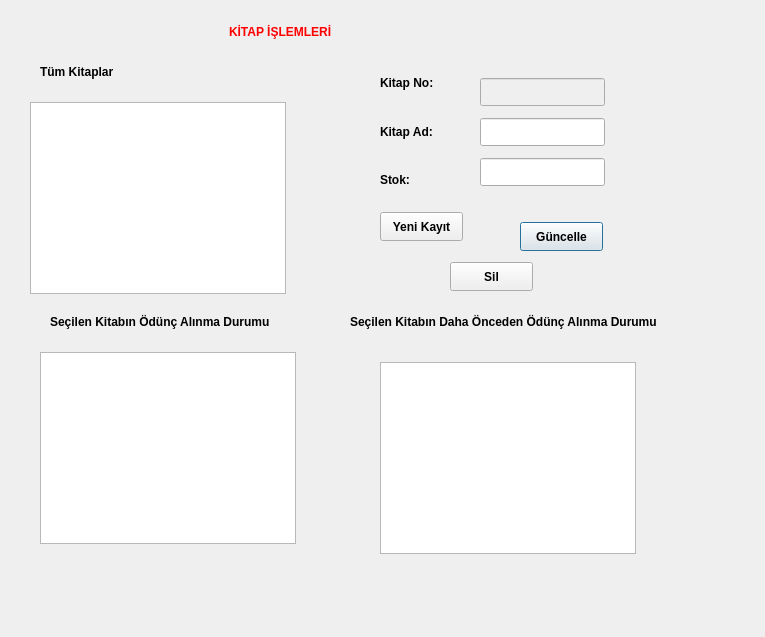
<?xml version="1.0" encoding="UTF-8"?>
<ui version="4.0">
 <class>Kitapislemleri</class>
 <widget class="QDialog" name="Kitapislemleri">
  <property name="geometry">
   <rect>
    <x>0</x>
    <y>0</y>
    <width>765</width>
    <height>637</height>
   </rect>
  </property>
  <property name="windowTitle">
   <string>Dialog</string>
  </property>
  <widget class="QLineEdit" name="lineEdit_kitapstok">
   <property name="geometry">
    <rect>
     <x>480</x>
     <y>158</y>
     <width>125</width>
     <height>28</height>
    </rect>
   </property>
  </widget>
  <widget class="QLabel" name="label">
   <property name="geometry">
    <rect>
     <x>229</x>
     <y>22</y>
     <width>151</width>
     <height>20</height>
    </rect>
   </property>
   <property name="palette">
    <palette>
     <active>
      <colorrole role="WindowText">
       <brush brushstyle="SolidPattern">
        <color alpha="255">
         <red>255</red>
         <green>0</green>
         <blue>0</blue>
        </color>
       </brush>
      </colorrole>
     </active>
     <inactive>
      <colorrole role="WindowText">
       <brush brushstyle="SolidPattern">
        <color alpha="255">
         <red>255</red>
         <green>0</green>
         <blue>0</blue>
        </color>
       </brush>
      </colorrole>
     </inactive>
     <disabled/>
    </palette>
   </property>
   <property name="font">
    <font>
     <bold>true</bold>
    </font>
   </property>
   <property name="text">
    <string>KİTAP İŞLEMLERİ</string>
   </property>
  </widget>
  <widget class="QLabel" name="label_6">
   <property name="geometry">
    <rect>
     <x>50</x>
     <y>312</y>
     <width>281</width>
     <height>20</height>
    </rect>
   </property>
   <property name="font">
    <font>
     <bold>true</bold>
    </font>
   </property>
   <property name="text">
    <string>Seçilen Kitabın Ödünç Alınma Durumu</string>
   </property>
  </widget>
  <widget class="QLineEdit" name="lineEdit_kitapno">
   <property name="enabled">
    <bool>false</bool>
   </property>
   <property name="geometry">
    <rect>
     <x>480</x>
     <y>78</y>
     <width>125</width>
     <height>28</height>
    </rect>
   </property>
  </widget>
  <widget class="QTableView" name="tableView_dahaoncedenoduncalmadurumu">
   <property name="geometry">
    <rect>
     <x>380</x>
     <y>362</y>
     <width>256</width>
     <height>192</height>
    </rect>
   </property>
  </widget>
  <widget class="QPushButton" name="btn_guncelle">
   <property name="geometry">
    <rect>
     <x>520</x>
     <y>222</y>
     <width>83</width>
     <height>29</height>
    </rect>
   </property>
   <property name="font">
    <font>
     <bold>true</bold>
    </font>
   </property>
   <property name="text">
    <string>Güncelle</string>
   </property>
  </widget>
  <widget class="QLineEdit" name="lineEdit_kitapad">
   <property name="geometry">
    <rect>
     <x>480</x>
     <y>118</y>
     <width>125</width>
     <height>28</height>
    </rect>
   </property>
  </widget>
  <widget class="QTableView" name="tableView_tumkitaplar">
   <property name="geometry">
    <rect>
     <x>30</x>
     <y>102</y>
     <width>256</width>
     <height>192</height>
    </rect>
   </property>
  </widget>
  <widget class="QPushButton" name="btn_sil">
   <property name="geometry">
    <rect>
     <x>450</x>
     <y>262</y>
     <width>83</width>
     <height>29</height>
    </rect>
   </property>
   <property name="font">
    <font>
     <bold>true</bold>
    </font>
   </property>
   <property name="text">
    <string>Sil</string>
   </property>
  </widget>
  <widget class="QLabel" name="label_2">
   <property name="geometry">
    <rect>
     <x>40</x>
     <y>62</y>
     <width>101</width>
     <height>20</height>
    </rect>
   </property>
   <property name="font">
    <font>
     <bold>true</bold>
    </font>
   </property>
   <property name="text">
    <string>Tüm Kitaplar</string>
   </property>
  </widget>
  <widget class="QLabel" name="label_4">
   <property name="geometry">
    <rect>
     <x>380</x>
     <y>122</y>
     <width>81</width>
     <height>20</height>
    </rect>
   </property>
   <property name="font">
    <font>
     <bold>true</bold>
    </font>
   </property>
   <property name="text">
    <string>Kitap Ad:</string>
   </property>
  </widget>
  <widget class="QLabel" name="label_7">
   <property name="geometry">
    <rect>
     <x>350</x>
     <y>312</y>
     <width>361</width>
     <height>20</height>
    </rect>
   </property>
   <property name="font">
    <font>
     <bold>true</bold>
    </font>
   </property>
   <property name="text">
    <string>Seçilen Kitabın Daha Önceden Ödünç Alınma Durumu</string>
   </property>
  </widget>
  <widget class="QPushButton" name="btn_yenikayit">
   <property name="geometry">
    <rect>
     <x>380</x>
     <y>212</y>
     <width>83</width>
     <height>29</height>
    </rect>
   </property>
   <property name="font">
    <font>
     <bold>true</bold>
    </font>
   </property>
   <property name="text">
    <string>Yeni Kayıt</string>
   </property>
  </widget>
  <widget class="QLabel" name="label_3">
   <property name="geometry">
    <rect>
     <x>380</x>
     <y>73</y>
     <width>81</width>
     <height>20</height>
    </rect>
   </property>
   <property name="font">
    <font>
     <bold>true</bold>
    </font>
   </property>
   <property name="text">
    <string>Kitap No:</string>
   </property>
  </widget>
  <widget class="QTableView" name="tableView_oduncalmadurumu">
   <property name="geometry">
    <rect>
     <x>40</x>
     <y>352</y>
     <width>256</width>
     <height>192</height>
    </rect>
   </property>
  </widget>
  <widget class="QLabel" name="label_5">
   <property name="geometry">
    <rect>
     <x>380</x>
     <y>170</y>
     <width>73</width>
     <height>20</height>
    </rect>
   </property>
   <property name="font">
    <font>
     <bold>true</bold>
    </font>
   </property>
   <property name="text">
    <string>Stok:</string>
   </property>
  </widget>
 </widget>
 <resources/>
 <connections/>
</ui>
